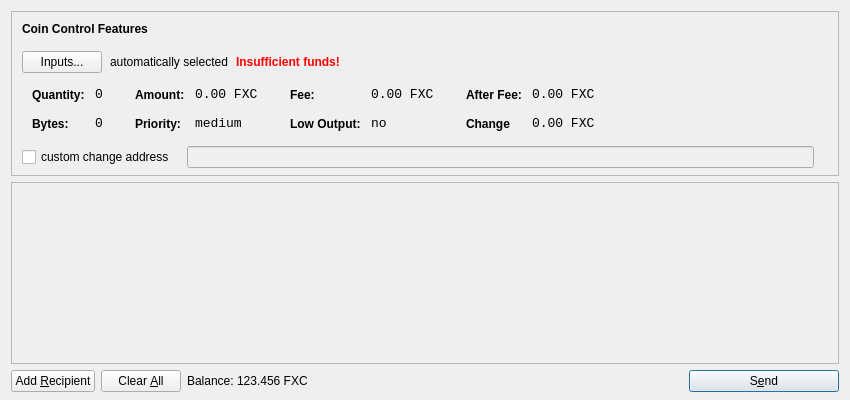
<?xml version="1.0" encoding="UTF-8"?>
<ui version="4.0">
 <class>SendCoinsDialog</class>
 <widget class="QDialog" name="SendCoinsDialog">
  <property name="geometry">
   <rect>
    <x>0</x>
    <y>0</y>
    <width>850</width>
    <height>400</height>
   </rect>
  </property>
  <property name="windowTitle">
   <string>Send Coins</string>
  </property>
  <layout class="QVBoxLayout" name="verticalLayout" stretch="0,1,0">
   <property name="bottomMargin">
    <number>8</number>
   </property>
   <item>
    <widget class="QFrame" name="frameCoinControl">
     <property name="sizePolicy">
      <sizepolicy hsizetype="Expanding" vsizetype="Expanding">
       <horstretch>0</horstretch>
       <verstretch>0</verstretch>
      </sizepolicy>
     </property>
     <property name="maximumSize">
      <size>
       <width>16777215</width>
       <height>16777215</height>
      </size>
     </property>
     <property name="frameShape">
      <enum>QFrame::StyledPanel</enum>
     </property>
     <property name="frameShadow">
      <enum>QFrame::Sunken</enum>
     </property>
     <layout class="QVBoxLayout" name="verticalLayoutCoinControl2">
      <property name="spacing">
       <number>-1</number>
      </property>
      <property name="leftMargin">
       <number>0</number>
      </property>
      <property name="topMargin">
       <number>0</number>
      </property>
      <property name="rightMargin">
       <number>0</number>
      </property>
      <property name="bottomMargin">
       <number>6</number>
      </property>
      <item>
       <layout class="QVBoxLayout" name="verticalLayoutCoinControl" stretch="0,0,0,0,1">
        <property name="spacing">
         <number>0</number>
        </property>
        <property name="leftMargin">
         <number>10</number>
        </property>
        <property name="topMargin">
         <number>10</number>
        </property>
        <item>
         <layout class="QHBoxLayout" name="horizontalLayoutCoinControl1">
          <property name="bottomMargin">
           <number>15</number>
          </property>
          <item>
           <widget class="QLabel" name="labelCoinControlFeatures">
            <property name="sizePolicy">
             <sizepolicy hsizetype="Preferred" vsizetype="Maximum">
              <horstretch>0</horstretch>
              <verstretch>0</verstretch>
             </sizepolicy>
            </property>
            <property name="font">
             <font>
              <weight>75</weight>
              <bold>true</bold>
             </font>
            </property>
            <property name="styleSheet">
             <string notr="true">font-weight:bold;</string>
            </property>
            <property name="text">
             <string>Coin Control Features</string>
            </property>
           </widget>
          </item>
         </layout>
        </item>
        <item>
         <layout class="QHBoxLayout" name="horizontalLayoutCoinControl2" stretch="0,0,0,0">
          <property name="spacing">
           <number>8</number>
          </property>
          <property name="bottomMargin">
           <number>10</number>
          </property>
          <item>
           <widget class="QPushButton" name="pushButtonCoinControl">
            <property name="styleSheet">
             <string notr="true"/>
            </property>
            <property name="text">
             <string>Inputs...</string>
            </property>
           </widget>
          </item>
          <item>
           <widget class="QLabel" name="labelCoinControlAutomaticallySelected">
            <property name="text">
             <string>automatically selected</string>
            </property>
            <property name="margin">
             <number>5</number>
            </property>
           </widget>
          </item>
          <item>
           <widget class="QLabel" name="labelCoinControlInsuffFunds">
            <property name="font">
             <font>
              <weight>75</weight>
              <bold>true</bold>
             </font>
            </property>
            <property name="styleSheet">
             <string notr="true">color:red;font-weight:bold;</string>
            </property>
            <property name="text">
             <string>Insufficient funds!</string>
            </property>
            <property name="margin">
             <number>5</number>
            </property>
           </widget>
          </item>
          <item>
           <spacer name="horizontalSpacerCoinControl">
            <property name="orientation">
             <enum>Qt::Horizontal</enum>
            </property>
            <property name="sizeHint" stdset="0">
             <size>
              <width>40</width>
              <height>1</height>
             </size>
            </property>
           </spacer>
          </item>
         </layout>
        </item>
        <item>
         <widget class="QWidget" name="widgetCoinControl" native="true">
          <property name="sizePolicy">
           <sizepolicy hsizetype="Preferred" vsizetype="Preferred">
            <horstretch>0</horstretch>
            <verstretch>0</verstretch>
           </sizepolicy>
          </property>
          <property name="minimumSize">
           <size>
            <width>0</width>
            <height>0</height>
           </size>
          </property>
          <property name="styleSheet">
           <string notr="true"/>
          </property>
          <layout class="QHBoxLayout" name="horizontalLayoutCoinControl5">
           <property name="margin">
            <number>0</number>
           </property>
           <item>
            <layout class="QHBoxLayout" name="horizontalLayoutCoinControl3" stretch="0,0,0,1">
             <property name="spacing">
              <number>20</number>
             </property>
             <property name="topMargin">
              <number>0</number>
             </property>
             <property name="bottomMargin">
              <number>10</number>
             </property>
             <item>
              <layout class="QFormLayout" name="formLayoutCoinControl1">
               <property name="horizontalSpacing">
                <number>10</number>
               </property>
               <property name="verticalSpacing">
                <number>14</number>
               </property>
               <property name="leftMargin">
                <number>10</number>
               </property>
               <property name="topMargin">
                <number>4</number>
               </property>
               <property name="rightMargin">
                <number>6</number>
               </property>
               <item row="0" column="0">
                <widget class="QLabel" name="labelCoinControlQuantityText">
                 <property name="styleSheet">
                  <string notr="true">font-weight:bold;</string>
                 </property>
                 <property name="text">
                  <string>Quantity:</string>
                 </property>
                 <property name="margin">
                  <number>0</number>
                 </property>
                </widget>
               </item>
               <item row="0" column="1">
                <widget class="QLabel" name="labelCoinControlQuantity">
                 <property name="font">
                  <font>
                   <family>Monospace</family>
                   <pointsize>10</pointsize>
                  </font>
                 </property>
                 <property name="cursor">
                  <cursorShape>IBeamCursor</cursorShape>
                 </property>
                 <property name="contextMenuPolicy">
                  <enum>Qt::ActionsContextMenu</enum>
                 </property>
                 <property name="text">
                  <string>0</string>
                 </property>
                 <property name="margin">
                  <number>0</number>
                 </property>
                 <property name="textInteractionFlags">
                  <set>Qt::LinksAccessibleByMouse|Qt::TextSelectableByKeyboard|Qt::TextSelectableByMouse</set>
                 </property>
                </widget>
               </item>
               <item row="1" column="0">
                <widget class="QLabel" name="labelCoinControlBytesText">
                 <property name="styleSheet">
                  <string notr="true">font-weight:bold;</string>
                 </property>
                 <property name="text">
                  <string>Bytes:</string>
                 </property>
                </widget>
               </item>
               <item row="1" column="1">
                <widget class="QLabel" name="labelCoinControlBytes">
                 <property name="font">
                  <font>
                   <family>Monospace</family>
                   <pointsize>10</pointsize>
                  </font>
                 </property>
                 <property name="cursor">
                  <cursorShape>IBeamCursor</cursorShape>
                 </property>
                 <property name="contextMenuPolicy">
                  <enum>Qt::ActionsContextMenu</enum>
                 </property>
                 <property name="text">
                  <string>0</string>
                 </property>
                 <property name="textInteractionFlags">
                  <set>Qt::LinksAccessibleByMouse|Qt::TextSelectableByKeyboard|Qt::TextSelectableByMouse</set>
                 </property>
                </widget>
               </item>
              </layout>
             </item>
             <item>
              <layout class="QFormLayout" name="formLayoutCoinControl2">
               <property name="horizontalSpacing">
                <number>10</number>
               </property>
               <property name="verticalSpacing">
                <number>14</number>
               </property>
               <property name="leftMargin">
                <number>6</number>
               </property>
               <property name="topMargin">
                <number>4</number>
               </property>
               <property name="rightMargin">
                <number>6</number>
               </property>
               <item row="0" column="0">
                <widget class="QLabel" name="labelCoinControlAmountText">
                 <property name="styleSheet">
                  <string notr="true">font-weight:bold;</string>
                 </property>
                 <property name="text">
                  <string>Amount:</string>
                 </property>
                 <property name="margin">
                  <number>0</number>
                 </property>
                </widget>
               </item>
               <item row="0" column="1">
                <widget class="QLabel" name="labelCoinControlAmount">
                 <property name="font">
                  <font>
                   <family>Monospace</family>
                   <pointsize>10</pointsize>
                  </font>
                 </property>
                 <property name="cursor">
                  <cursorShape>IBeamCursor</cursorShape>
                 </property>
                 <property name="contextMenuPolicy">
                  <enum>Qt::ActionsContextMenu</enum>
                 </property>
                 <property name="text">
                  <string>0.00 FXC</string>
                 </property>
                 <property name="textInteractionFlags">
                  <set>Qt::LinksAccessibleByMouse|Qt::TextSelectableByKeyboard|Qt::TextSelectableByMouse</set>
                 </property>
                </widget>
               </item>
               <item row="1" column="0">
                <widget class="QLabel" name="labelCoinControlPriorityText">
                 <property name="styleSheet">
                  <string notr="true">font-weight:bold;</string>
                 </property>
                 <property name="text">
                  <string>Priority:</string>
                 </property>
                </widget>
               </item>
               <item row="1" column="1">
                <widget class="QLabel" name="labelCoinControlPriority">
                 <property name="font">
                  <font>
                   <family>Monospace</family>
                   <pointsize>10</pointsize>
                  </font>
                 </property>
                 <property name="cursor">
                  <cursorShape>IBeamCursor</cursorShape>
                 </property>
                 <property name="contextMenuPolicy">
                  <enum>Qt::ActionsContextMenu</enum>
                 </property>
                 <property name="text">
                  <string>medium</string>
                 </property>
                 <property name="textInteractionFlags">
                  <set>Qt::LinksAccessibleByMouse|Qt::TextSelectableByKeyboard|Qt::TextSelectableByMouse</set>
                 </property>
                </widget>
               </item>
              </layout>
             </item>
             <item>
              <layout class="QFormLayout" name="formLayoutCoinControl3">
               <property name="horizontalSpacing">
                <number>10</number>
               </property>
               <property name="verticalSpacing">
                <number>14</number>
               </property>
               <property name="leftMargin">
                <number>6</number>
               </property>
               <property name="topMargin">
                <number>4</number>
               </property>
               <property name="rightMargin">
                <number>6</number>
               </property>
               <item row="0" column="0">
                <widget class="QLabel" name="labelCoinControlFeeText">
                 <property name="styleSheet">
                  <string notr="true">font-weight:bold;</string>
                 </property>
                 <property name="text">
                  <string>Fee:</string>
                 </property>
                 <property name="margin">
                  <number>0</number>
                 </property>
                </widget>
               </item>
               <item row="0" column="1">
                <widget class="QLabel" name="labelCoinControlFee">
                 <property name="font">
                  <font>
                   <family>Monospace</family>
                   <pointsize>10</pointsize>
                  </font>
                 </property>
                 <property name="cursor">
                  <cursorShape>IBeamCursor</cursorShape>
                 </property>
                 <property name="contextMenuPolicy">
                  <enum>Qt::ActionsContextMenu</enum>
                 </property>
                 <property name="text">
                  <string>0.00 FXC</string>
                 </property>
                 <property name="textInteractionFlags">
                  <set>Qt::LinksAccessibleByMouse|Qt::TextSelectableByKeyboard|Qt::TextSelectableByMouse</set>
                 </property>
                </widget>
               </item>
               <item row="1" column="0">
                <widget class="QLabel" name="labelCoinControlLowOutputText">
                 <property name="styleSheet">
                  <string notr="true">font-weight:bold;</string>
                 </property>
                 <property name="text">
                  <string>Low Output:</string>
                 </property>
                </widget>
               </item>
               <item row="1" column="1">
                <widget class="QLabel" name="labelCoinControlLowOutput">
                 <property name="font">
                  <font>
                   <family>Monospace</family>
                   <pointsize>10</pointsize>
                  </font>
                 </property>
                 <property name="cursor">
                  <cursorShape>IBeamCursor</cursorShape>
                 </property>
                 <property name="contextMenuPolicy">
                  <enum>Qt::ActionsContextMenu</enum>
                 </property>
                 <property name="text">
                  <string>no</string>
                 </property>
                 <property name="textInteractionFlags">
                  <set>Qt::LinksAccessibleByMouse|Qt::TextSelectableByKeyboard|Qt::TextSelectableByMouse</set>
                 </property>
                </widget>
               </item>
              </layout>
             </item>
             <item>
              <layout class="QFormLayout" name="formLayoutCoinControl4">
               <property name="horizontalSpacing">
                <number>10</number>
               </property>
               <property name="verticalSpacing">
                <number>14</number>
               </property>
               <property name="leftMargin">
                <number>6</number>
               </property>
               <property name="topMargin">
                <number>4</number>
               </property>
               <property name="rightMargin">
                <number>6</number>
               </property>
               <item row="0" column="0">
                <widget class="QLabel" name="labelCoinControlAfterFeeText">
                 <property name="styleSheet">
                  <string notr="true">font-weight:bold;</string>
                 </property>
                 <property name="text">
                  <string>After Fee:</string>
                 </property>
                 <property name="margin">
                  <number>0</number>
                 </property>
                </widget>
               </item>
               <item row="0" column="1">
                <widget class="QLabel" name="labelCoinControlAfterFee">
                 <property name="font">
                  <font>
                   <family>Monospace</family>
                   <pointsize>10</pointsize>
                  </font>
                 </property>
                 <property name="cursor">
                  <cursorShape>IBeamCursor</cursorShape>
                 </property>
                 <property name="contextMenuPolicy">
                  <enum>Qt::ActionsContextMenu</enum>
                 </property>
                 <property name="text">
                  <string>0.00 FXC</string>
                 </property>
                 <property name="textInteractionFlags">
                  <set>Qt::LinksAccessibleByMouse|Qt::TextSelectableByKeyboard|Qt::TextSelectableByMouse</set>
                 </property>
                </widget>
               </item>
               <item row="1" column="0">
                <widget class="QLabel" name="labelCoinControlChangeText">
                 <property name="styleSheet">
                  <string notr="true">font-weight:bold;</string>
                 </property>
                 <property name="text">
                  <string>Change</string>
                 </property>
                </widget>
               </item>
               <item row="1" column="1">
                <widget class="QLabel" name="labelCoinControlChange">
                 <property name="font">
                  <font>
                   <family>Monospace</family>
                   <pointsize>10</pointsize>
                  </font>
                 </property>
                 <property name="cursor">
                  <cursorShape>IBeamCursor</cursorShape>
                 </property>
                 <property name="contextMenuPolicy">
                  <enum>Qt::ActionsContextMenu</enum>
                 </property>
                 <property name="text">
                  <string>0.00 FXC</string>
                 </property>
                 <property name="textInteractionFlags">
                  <set>Qt::LinksAccessibleByMouse|Qt::TextSelectableByKeyboard|Qt::TextSelectableByMouse</set>
                 </property>
                </widget>
               </item>
              </layout>
             </item>
            </layout>
           </item>
          </layout>
         </widget>
        </item>
        <item>
         <layout class="QHBoxLayout" name="horizontalLayoutCoinControl4" stretch="0,0,0">
          <property name="spacing">
           <number>12</number>
          </property>
          <property name="sizeConstraint">
           <enum>QLayout::SetDefaultConstraint</enum>
          </property>
          <property name="topMargin">
           <number>5</number>
          </property>
          <property name="rightMargin">
           <number>5</number>
          </property>
          <item>
           <widget class="QCheckBox" name="checkBoxCoinControlChange">
            <property name="text">
             <string>custom change address</string>
            </property>
           </widget>
          </item>
          <item>
           <widget class="QLineEdit" name="lineEditCoinControlChange">
            <property name="enabled">
             <bool>false</bool>
            </property>
            <property name="sizePolicy">
             <sizepolicy hsizetype="Expanding" vsizetype="Fixed">
              <horstretch>0</horstretch>
              <verstretch>0</verstretch>
             </sizepolicy>
            </property>
           </widget>
          </item>
          <item>
           <widget class="QLabel" name="labelCoinControlChangeLabel">
            <property name="sizePolicy">
             <sizepolicy hsizetype="Preferred" vsizetype="Expanding">
              <horstretch>0</horstretch>
              <verstretch>0</verstretch>
             </sizepolicy>
            </property>
            <property name="minimumSize">
             <size>
              <width>0</width>
              <height>0</height>
             </size>
            </property>
            <property name="text">
             <string/>
            </property>
            <property name="margin">
             <number>3</number>
            </property>
           </widget>
          </item>
         </layout>
        </item>
        <item>
         <spacer name="verticalSpacerCoinControl">
          <property name="orientation">
           <enum>Qt::Vertical</enum>
          </property>
          <property name="sizeHint" stdset="0">
           <size>
            <width>800</width>
            <height>1</height>
           </size>
          </property>
         </spacer>
        </item>
       </layout>
      </item>
     </layout>
    </widget>
   </item>
   <item>
    <widget class="QScrollArea" name="scrollArea">
     <property name="widgetResizable">
      <bool>true</bool>
     </property>
     <widget class="QWidget" name="scrollAreaWidgetContents">
      <property name="geometry">
       <rect>
        <x>0</x>
        <y>0</y>
        <width>830</width>
        <height>165</height>
       </rect>
      </property>
      <layout class="QVBoxLayout" name="verticalLayout_2">
       <property name="margin">
        <number>0</number>
       </property>
       <item>
        <layout class="QVBoxLayout" name="entries">
         <property name="spacing">
          <number>6</number>
         </property>
        </layout>
       </item>
       <item>
        <spacer name="verticalSpacer">
         <property name="orientation">
          <enum>Qt::Vertical</enum>
         </property>
         <property name="sizeHint" stdset="0">
          <size>
           <width>20</width>
           <height>40</height>
          </size>
         </property>
        </spacer>
       </item>
      </layout>
     </widget>
    </widget>
   </item>
   <item>
    <layout class="QHBoxLayout" name="horizontalLayout">
     <item>
      <widget class="QPushButton" name="addButton">
       <property name="toolTip">
        <string>Send to multiple recipients at once</string>
       </property>
       <property name="text">
        <string>Add &amp;Recipient</string>
       </property>
       <property name="autoDefault">
        <bool>false</bool>
       </property>
      </widget>
     </item>
     <item>
      <widget class="QPushButton" name="clearButton">
       <property name="sizePolicy">
        <sizepolicy hsizetype="Minimum" vsizetype="Fixed">
         <horstretch>0</horstretch>
         <verstretch>0</verstretch>
        </sizepolicy>
       </property>
       <property name="toolTip">
        <string>Remove all transaction fields</string>
       </property>
       <property name="text">
        <string>Clear &amp;All</string>
       </property>
       <property name="autoRepeatDelay">
        <number>300</number>
       </property>
       <property name="autoDefault">
        <bool>false</bool>
       </property>
      </widget>
     </item>
     <item>
      <layout class="QHBoxLayout" name="horizontalLayout_2">
       <property name="spacing">
        <number>3</number>
       </property>
       <item>
        <widget class="QLabel" name="label">
         <property name="sizePolicy">
          <sizepolicy hsizetype="Preferred" vsizetype="Fixed">
           <horstretch>0</horstretch>
           <verstretch>0</verstretch>
          </sizepolicy>
         </property>
         <property name="text">
          <string>Balance:</string>
         </property>
        </widget>
       </item>
       <item>
        <widget class="QLabel" name="labelBalance">
         <property name="sizePolicy">
          <sizepolicy hsizetype="Preferred" vsizetype="Fixed">
           <horstretch>0</horstretch>
           <verstretch>0</verstretch>
          </sizepolicy>
         </property>
         <property name="cursor">
          <cursorShape>IBeamCursor</cursorShape>
         </property>
         <property name="text">
          <string>123.456 FXC</string>
         </property>
         <property name="textInteractionFlags">
          <set>Qt::LinksAccessibleByMouse|Qt::TextSelectableByKeyboard|Qt::TextSelectableByMouse</set>
         </property>
        </widget>
       </item>
      </layout>
     </item>
     <item>
      <spacer name="horizontalSpacer">
       <property name="orientation">
        <enum>Qt::Horizontal</enum>
       </property>
       <property name="sizeHint" stdset="0">
        <size>
         <width>40</width>
         <height>20</height>
        </size>
       </property>
      </spacer>
     </item>
     <item>
      <widget class="QPushButton" name="sendButton">
       <property name="minimumSize">
        <size>
         <width>150</width>
         <height>0</height>
        </size>
       </property>
       <property name="toolTip">
        <string>Confirm the send action</string>
       </property>
       <property name="text">
        <string>S&amp;end</string>
       </property>
       <property name="icon">
        <iconset resource="../bitcoin.qrc">
         <normaloff>:/icons/send</normaloff>:/icons/send</iconset>
       </property>
       <property name="default">
        <bool>true</bool>
       </property>
      </widget>
     </item>
    </layout>
   </item>
  </layout>
 </widget>
 <resources>
  <include location="../bitcoin.qrc"/>
 </resources>
 <connections/>
</ui>
